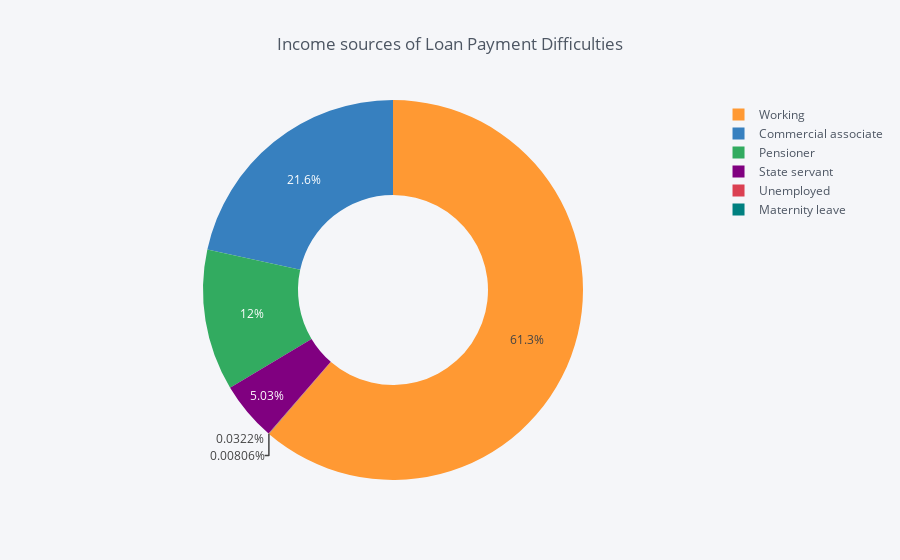

Notebook code cell kept with this figure:
### Code cell
# Income sources of Loan Payment Difficulties
b1 = target1['NAME_INCOME_TYPE'].value_counts()
df = pd.DataFrame({'labels': b1.index,'values': b1.values})
df.iplot(kind = 'pie', labels = 'labels',values = 'values', title = 'Income sources of Loan Payment Difficulties', hole = 0.5)

### Figure 1 — Plotly figure (JSON) as saved in the notebook; plotly's stock layout.template omitted (floating-point values rounded to 4 significant figures)
{"data": [{"hole": 0.5, "labels": ["Working", "Commercial associate", "Pensioner", "State servant", "Unemployed", "Maternity leave"], "marker": {"colors": ["rgba(255, 153, 51, 1.0)", "rgba(55, 128, 191, 1.0)", "rgba(50, 171, 96, 1.0)", "rgba(128, 0, 128, 1.0)", "rgba(219, 64, 82, 1.0)", "rgba(0, 128, 128, 1.0)"]}, "name": "", "type": "pie", "values": [15224, 5360, 2982, 1249, 8, 2]}], "layout": {"legend": {"bgcolor": "#F5F6F9", "font": {"color": "#4D5663"}}, "paper_bgcolor": "#F5F6F9", "plot_bgcolor": "#F5F6F9", "title": "Income sources of Loan Payment Difficulties", "titlefont": {"color": "#4D5663"}}}
